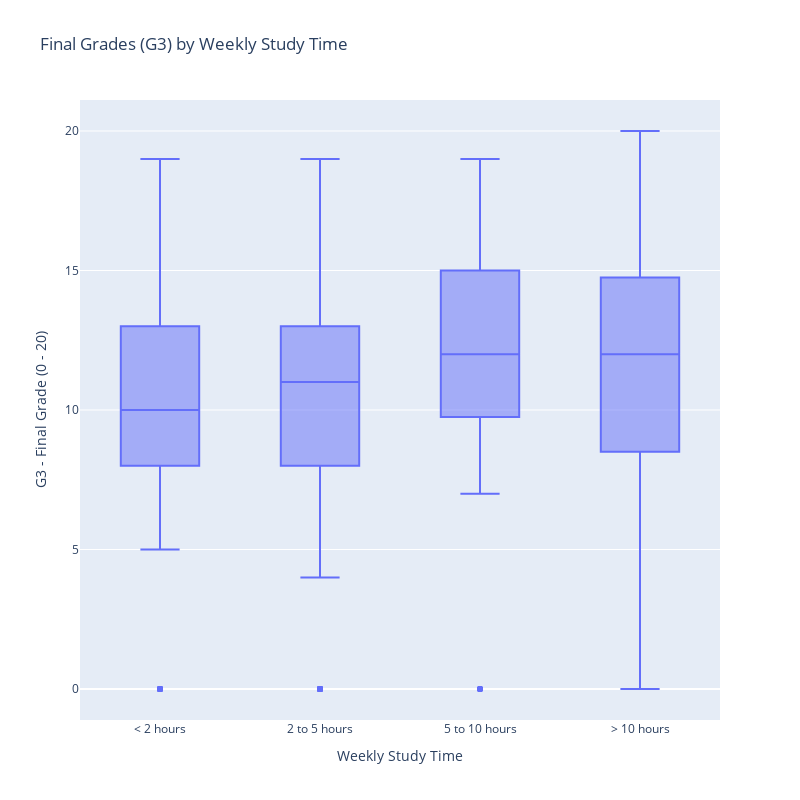

The notebook cell this image was saved under:
### Code cell
fig_finalmath_box = px.box(
    stu_math_labeled,
    x="studytime",
    y="G3",
    title="Final Grades (G3) by Weekly Study Time",
    labels={
        "studytime": "Weekly Study Time",
        "G3": "G3 - Final Grade (0 - 20)"
    },
    category_orders={"studytime": [
        '< 2 hours',
        '2 to 5 hours',
        '5 to 10 hours',
        '> 10 hours'
    ]}
)


fig_finalmath_box.update_layout(
    width = 800,
    height = 800
)

fig_finalmath_box.show()

### Figure 1 — Plotly figure (JSON) as saved in the notebook; plotly's stock layout.template omitted (floating-point values rounded to 4 significant figures; data arrays with more than 128 entries replaced by an {"elided": "..."} marker saying what was removed)
{"data": [{"alignmentgroup": "True", "hovertemplate": "Weekly Study Time=%{x}<br>G3 - Final Grade (0 - 20)=%{y}<extra></extra>", "legendgroup": "", "marker": {"color": "#636efa"}, "name": "", "notched": false, "offsetgroup": "", "orientation": "v", "showlegend": false, "type": "box", "x": {"elided": "395 str values"}, "x0": " ", "xaxis": "x", "y": {"elided": "395 int values"}, "y0": " ", "yaxis": "y"}], "layout": {"boxmode": "group", "height": 800, "legend": {"tracegroupgap": 0}, "title": {"text": "Final Grades (G3) by Weekly Study Time"}, "width": 800, "xaxis": {"anchor": "y", "categoryarray": ["< 2 hours", "2 to 5 hours", "5 to 10 hours", "> 10 hours"], "categoryorder": "array", "domain": [0, 1], "title": {"text": "Weekly Study Time"}}, "yaxis": {"anchor": "x", "domain": [0, 1], "title": {"text": "G3 - Final Grade (0 - 20)"}}}}
